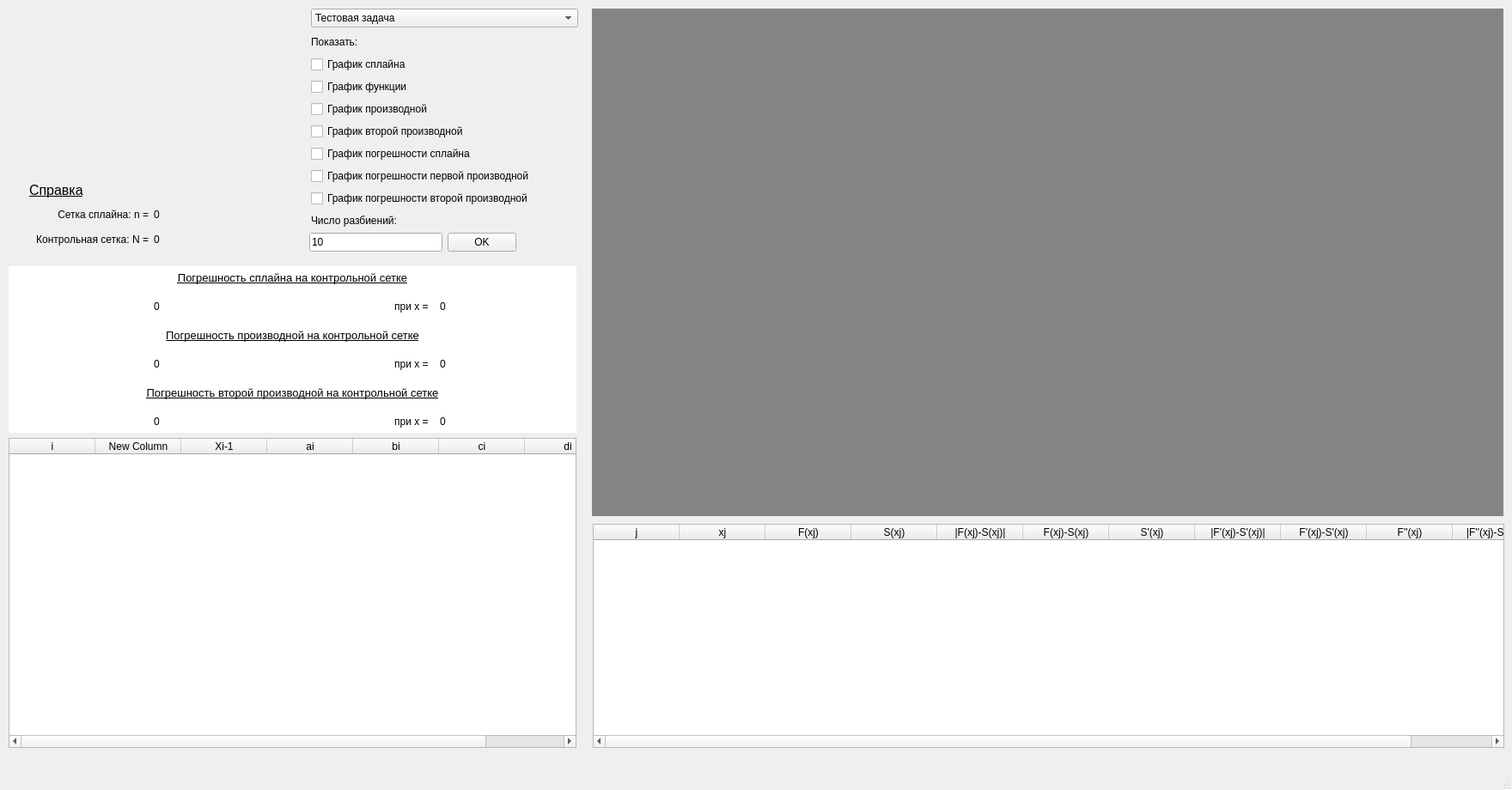
<?xml version="1.0" encoding="UTF-8"?>
<ui version="4.0">
 <class>MainWindow</class>
 <widget class="QMainWindow" name="MainWindow">
  <property name="geometry">
   <rect>
    <x>0</x>
    <y>0</y>
    <width>1760</width>
    <height>920</height>
   </rect>
  </property>
  <property name="focusPolicy">
   <enum>Qt::TabFocus</enum>
  </property>
  <property name="windowTitle">
   <string>MainWindow</string>
  </property>
  <property name="styleSheet">
   <string notr="true"/>
  </property>
  <widget class="QWidget" name="centralwidget">
   <widget class="QWidget" name="graph_widget" native="true">
    <property name="geometry">
     <rect>
      <x>689</x>
      <y>10</y>
      <width>1061</width>
      <height>591</height>
     </rect>
    </property>
    <property name="styleSheet">
     <string notr="true">border: red;
background-color: #858483;</string>
    </property>
   </widget>
   <widget class="QTableWidget" name="tableWidget">
    <property name="geometry">
     <rect>
      <x>10</x>
      <y>510</y>
      <width>661</width>
      <height>361</height>
     </rect>
    </property>
    <column>
     <property name="text">
      <string>i</string>
     </property>
    </column>
    <column>
     <property name="text">
      <string>New Column</string>
     </property>
    </column>
    <column>
     <property name="text">
      <string>Xi-1</string>
     </property>
    </column>
    <column>
     <property name="text">
      <string>ai</string>
     </property>
    </column>
    <column>
     <property name="text">
      <string>bi</string>
     </property>
    </column>
    <column>
     <property name="text">
      <string>ci</string>
     </property>
     <property name="font">
      <font>
       <strikeout>false</strikeout>
      </font>
     </property>
    </column>
    <column>
     <property name="text">
      <string>di</string>
     </property>
    </column>
   </widget>
   <widget class="QTableWidget" name="tableWidget_2">
    <property name="geometry">
     <rect>
      <x>690</x>
      <y>610</y>
      <width>1061</width>
      <height>261</height>
     </rect>
    </property>
    <column>
     <property name="text">
      <string>j</string>
     </property>
    </column>
    <column>
     <property name="text">
      <string>xj</string>
     </property>
    </column>
    <column>
     <property name="text">
      <string>F(xj)</string>
     </property>
    </column>
    <column>
     <property name="text">
      <string>S(xj)</string>
     </property>
    </column>
    <column>
     <property name="text">
      <string>|F(xj)-S(xj)|</string>
     </property>
    </column>
    <column>
     <property name="text">
      <string>F(xj)-S(xj)</string>
     </property>
    </column>
    <column>
     <property name="text">
      <string>S'(xj)</string>
     </property>
    </column>
    <column>
     <property name="text">
      <string>|F'(xj)-S'(xj)|</string>
     </property>
    </column>
    <column>
     <property name="text">
      <string>F'(xj)-S'(xj)</string>
     </property>
    </column>
    <column>
     <property name="text">
      <string>F''(xj)</string>
     </property>
    </column>
    <column>
     <property name="text">
      <string>|F''(xj)-S''(xj)|</string>
     </property>
    </column>
   </widget>
   <widget class="QWidget" name="verticalLayoutWidget">
    <property name="geometry">
     <rect>
      <x>362</x>
      <y>10</y>
      <width>311</width>
      <height>257</height>
     </rect>
    </property>
    <layout class="QVBoxLayout" name="verticalLayout">
     <item>
      <widget class="QComboBox" name="tasks_comboBox">
       <item>
        <property name="text">
         <string>Тестовая задача</string>
        </property>
       </item>
       <item>
        <property name="text">
         <string>Вариант №1</string>
        </property>
       </item>
       <item>
        <property name="text">
         <string>Вариант №1 (периодическая)</string>
        </property>
       </item>
       <item>
        <property name="text">
         <string>Вариант №3</string>
        </property>
       </item>
       <item>
        <property name="text">
         <string>Вариант №3 (периодическая)</string>
        </property>
       </item>
       <item>
        <property name="text">
         <string>Вариант №10</string>
        </property>
       </item>
       <item>
        <property name="text">
         <string>Вариант №10 (периодическая)</string>
        </property>
       </item>
       <item>
        <property name="text">
         <string>Вариант №15</string>
        </property>
       </item>
       <item>
        <property name="text">
         <string>Вариант №15 (периодическая)</string>
        </property>
       </item>
      </widget>
     </item>
     <item>
      <widget class="QLabel" name="label">
       <property name="text">
        <string>Показать:</string>
       </property>
      </widget>
     </item>
     <item>
      <widget class="QCheckBox" name="spline_graph">
       <property name="text">
        <string>График сплайна</string>
       </property>
      </widget>
     </item>
     <item>
      <widget class="QCheckBox" name="func_graph">
       <property name="text">
        <string>График функции</string>
       </property>
      </widget>
     </item>
     <item>
      <widget class="QCheckBox" name="df_graph">
       <property name="text">
        <string>График производной</string>
       </property>
      </widget>
     </item>
     <item>
      <widget class="QCheckBox" name="d2f_graph">
       <property name="text">
        <string>График второй производной</string>
       </property>
      </widget>
     </item>
     <item>
      <widget class="QCheckBox" name="rSpline_graph">
       <property name="text">
        <string>График погрешности сплайна</string>
       </property>
      </widget>
     </item>
     <item>
      <widget class="QCheckBox" name="drSpline_graph">
       <property name="text">
        <string>График погрешности первой производной</string>
       </property>
      </widget>
     </item>
     <item>
      <widget class="QCheckBox" name="d2rSpline_graph">
       <property name="text">
        <string>График погрешности второй производной </string>
       </property>
      </widget>
     </item>
     <item>
      <widget class="QLabel" name="label_3">
       <property name="text">
        <string>Число разбиений:</string>
       </property>
      </widget>
     </item>
    </layout>
   </widget>
   <widget class="QLabel" name="TitleImage">
    <property name="geometry">
     <rect>
      <x>10</x>
      <y>10</y>
      <width>331</width>
      <height>141</height>
     </rect>
    </property>
    <property name="autoFillBackground">
     <bool>false</bool>
    </property>
    <property name="text">
     <string/>
    </property>
    <property name="pixmap">
     <pixmap>../../Desktop/тест.png</pixmap>
    </property>
    <property name="scaledContents">
     <bool>true</bool>
    </property>
   </widget>
   <widget class="QWidget" name="horizontalLayoutWidget">
    <property name="geometry">
     <rect>
      <x>360</x>
      <y>270</y>
      <width>241</width>
      <height>25</height>
     </rect>
    </property>
    <layout class="QHBoxLayout" name="horizontalLayout">
     <item>
      <widget class="QLineEdit" name="n_line">
       <property name="text">
        <string>10</string>
       </property>
      </widget>
     </item>
     <item>
      <widget class="QPushButton" name="n_pb">
       <property name="styleSheet">
        <string notr="true"/>
       </property>
       <property name="text">
        <string>OK</string>
       </property>
      </widget>
     </item>
    </layout>
   </widget>
   <widget class="QWidget" name="gridLayoutWidget">
    <property name="geometry">
     <rect>
      <x>10</x>
      <y>210</y>
      <width>331</width>
      <height>80</height>
     </rect>
    </property>
    <layout class="QGridLayout" name="gridLayout">
     <item row="2" column="0">
      <widget class="QLabel" name="label_6">
       <property name="styleSheet">
        <string notr="true"/>
       </property>
       <property name="text">
        <string>Контрольная сетка: N =</string>
       </property>
       <property name="alignment">
        <set>Qt::AlignRight|Qt::AlignTrailing|Qt::AlignVCenter</set>
       </property>
      </widget>
     </item>
     <item row="1" column="0">
      <widget class="QLabel" name="label_5">
       <property name="styleSheet">
        <string notr="true"/>
       </property>
       <property name="text">
        <string>Сетка сплайна: n =</string>
       </property>
       <property name="alignment">
        <set>Qt::AlignRight|Qt::AlignTrailing|Qt::AlignVCenter</set>
       </property>
      </widget>
     </item>
     <item row="1" column="1">
      <widget class="QLabel" name="n_label">
       <property name="text">
        <string>0</string>
       </property>
      </widget>
     </item>
     <item row="2" column="1">
      <widget class="QLabel" name="N_label">
       <property name="text">
        <string>0</string>
       </property>
      </widget>
     </item>
     <item row="0" column="0" colspan="2">
      <widget class="QLabel" name="label_4">
       <property name="font">
        <font>
         <pointsize>12</pointsize>
         <weight>50</weight>
         <italic>false</italic>
         <bold>false</bold>
         <underline>true</underline>
        </font>
       </property>
       <property name="layoutDirection">
        <enum>Qt::LeftToRight</enum>
       </property>
       <property name="styleSheet">
        <string notr="true">margin-left: 20px;</string>
       </property>
       <property name="text">
        <string>Справка</string>
       </property>
      </widget>
     </item>
    </layout>
   </widget>
   <widget class="QWidget" name="gridLayoutWidget_2">
    <property name="geometry">
     <rect>
      <x>10</x>
      <y>310</y>
      <width>661</width>
      <height>194</height>
     </rect>
    </property>
    <property name="styleSheet">
     <string>background-color: white;
position: relative;
z-index: 10;</string>
    </property>
    <layout class="QGridLayout" name="gridLayout_2">
     <item row="1" column="1">
      <widget class="QLabel" name="rSpline">
       <property name="styleSheet">
        <string notr="true">background-color: white;
position: relative;
z-index: 10;</string>
       </property>
       <property name="text">
        <string>0</string>
       </property>
       <property name="indent">
        <number>2</number>
       </property>
      </widget>
     </item>
     <item row="1" column="3">
      <widget class="QLabel" name="rSplineX">
       <property name="styleSheet">
        <string notr="true">background-color: white;
position: relative;
z-index: 10;</string>
       </property>
       <property name="text">
        <string>0</string>
       </property>
       <property name="indent">
        <number>2</number>
       </property>
      </widget>
     </item>
     <item row="3" column="2">
      <widget class="QLabel" name="label_16">
       <property name="styleSheet">
        <string notr="true">background-color: white;
position: relative;
z-index: 10;</string>
       </property>
       <property name="text">
        <string>при x = </string>
       </property>
       <property name="alignment">
        <set>Qt::AlignRight|Qt::AlignTrailing|Qt::AlignVCenter</set>
       </property>
       <property name="indent">
        <number>2</number>
       </property>
      </widget>
     </item>
     <item row="1" column="0">
      <widget class="QLabel" name="label_10">
       <property name="styleSheet">
        <string notr="true">background-color: white;
position: relative;
z-index: 10;</string>
       </property>
       <property name="text">
        <string/>
       </property>
       <property name="pixmap">
        <pixmap>../../Desktop/норма1.png</pixmap>
       </property>
       <property name="scaledContents">
        <bool>true</bool>
       </property>
       <property name="indent">
        <number>2</number>
       </property>
      </widget>
     </item>
     <item row="3" column="0">
      <widget class="QLabel" name="label_14">
       <property name="styleSheet">
        <string>background-color: white;
position: relative;
z-index: 10;</string>
       </property>
       <property name="text">
        <string/>
       </property>
       <property name="pixmap">
        <pixmap>../../Desktop/норма2.png</pixmap>
       </property>
       <property name="scaledContents">
        <bool>true</bool>
       </property>
       <property name="indent">
        <number>2</number>
       </property>
      </widget>
     </item>
     <item row="1" column="2">
      <widget class="QLabel" name="label_12">
       <property name="styleSheet">
        <string notr="true">background-color: white;
position: relative;
z-index: 10;</string>
       </property>
       <property name="text">
        <string>при x = </string>
       </property>
       <property name="alignment">
        <set>Qt::AlignRight|Qt::AlignTrailing|Qt::AlignVCenter</set>
       </property>
       <property name="indent">
        <number>2</number>
       </property>
      </widget>
     </item>
     <item row="3" column="3">
      <widget class="QLabel" name="drSplineX">
       <property name="styleSheet">
        <string notr="true">background-color: white;
position: relative;
z-index: 10;</string>
       </property>
       <property name="text">
        <string>0</string>
       </property>
       <property name="indent">
        <number>2</number>
       </property>
      </widget>
     </item>
     <item row="3" column="1">
      <widget class="QLabel" name="drSpline">
       <property name="styleSheet">
        <string notr="true">background-color: white;
position: relative;
z-index: 10;</string>
       </property>
       <property name="text">
        <string>0</string>
       </property>
       <property name="indent">
        <number>2</number>
       </property>
      </widget>
     </item>
     <item row="5" column="0">
      <widget class="QLabel" name="label_20">
       <property name="styleSheet">
        <string>background-color: white;
position: relative;
z-index: 10;</string>
       </property>
       <property name="text">
        <string/>
       </property>
       <property name="pixmap">
        <pixmap>../../Desktop/норма3.png</pixmap>
       </property>
       <property name="scaledContents">
        <bool>true</bool>
       </property>
       <property name="indent">
        <number>2</number>
       </property>
      </widget>
     </item>
     <item row="5" column="1">
      <widget class="QLabel" name="d2rSpline">
       <property name="styleSheet">
        <string notr="true">background-color: white;
position: relative;
z-index: 10;</string>
       </property>
       <property name="text">
        <string>0</string>
       </property>
       <property name="indent">
        <number>2</number>
       </property>
      </widget>
     </item>
     <item row="5" column="2">
      <widget class="QLabel" name="label_22">
       <property name="styleSheet">
        <string notr="true">background-color: white;
position: relative;
z-index: 10;</string>
       </property>
       <property name="text">
        <string>при x = </string>
       </property>
       <property name="alignment">
        <set>Qt::AlignRight|Qt::AlignTrailing|Qt::AlignVCenter</set>
       </property>
       <property name="indent">
        <number>2</number>
       </property>
      </widget>
     </item>
     <item row="5" column="3">
      <widget class="QLabel" name="d2rSpline_2">
       <property name="styleSheet">
        <string notr="true">background-color: white;
position: relative;
z-index: 10;</string>
       </property>
       <property name="text">
        <string>0</string>
       </property>
       <property name="indent">
        <number>2</number>
       </property>
      </widget>
     </item>
     <item row="0" column="0" colspan="4">
      <widget class="QLabel" name="label_9">
       <property name="font">
        <font>
         <pointsize>10</pointsize>
         <underline>true</underline>
        </font>
       </property>
       <property name="styleSheet">
        <string notr="true">background-color: white;
position: relative;
z-index: 10;</string>
       </property>
       <property name="text">
        <string>Погрешность сплайна на контрольной сетке</string>
       </property>
       <property name="alignment">
        <set>Qt::AlignCenter</set>
       </property>
       <property name="indent">
        <number>2</number>
       </property>
      </widget>
     </item>
     <item row="2" column="0" colspan="4">
      <widget class="QLabel" name="label_18">
       <property name="font">
        <font>
         <pointsize>10</pointsize>
         <underline>true</underline>
        </font>
       </property>
       <property name="styleSheet">
        <string notr="true">background-color: white;
position: relative;
z-index: 10;</string>
       </property>
       <property name="text">
        <string>Погрешность производной на контрольной сетке</string>
       </property>
       <property name="alignment">
        <set>Qt::AlignCenter</set>
       </property>
       <property name="indent">
        <number>2</number>
       </property>
      </widget>
     </item>
     <item row="4" column="0" colspan="4">
      <widget class="QLabel" name="label_19">
       <property name="font">
        <font>
         <pointsize>10</pointsize>
         <underline>true</underline>
        </font>
       </property>
       <property name="styleSheet">
        <string notr="true">background-color: white;
position: relative;
z-index: 10;</string>
       </property>
       <property name="text">
        <string>Погрешность второй производной на контрольной сетке</string>
       </property>
       <property name="alignment">
        <set>Qt::AlignCenter</set>
       </property>
       <property name="indent">
        <number>2</number>
       </property>
      </widget>
     </item>
    </layout>
   </widget>
  </widget>
  <widget class="QMenuBar" name="menubar">
   <property name="geometry">
    <rect>
     <x>0</x>
     <y>0</y>
     <width>1760</width>
     <height>21</height>
    </rect>
   </property>
  </widget>
  <widget class="QStatusBar" name="statusbar"/>
 </widget>
 <resources/>
 <connections/>
</ui>
